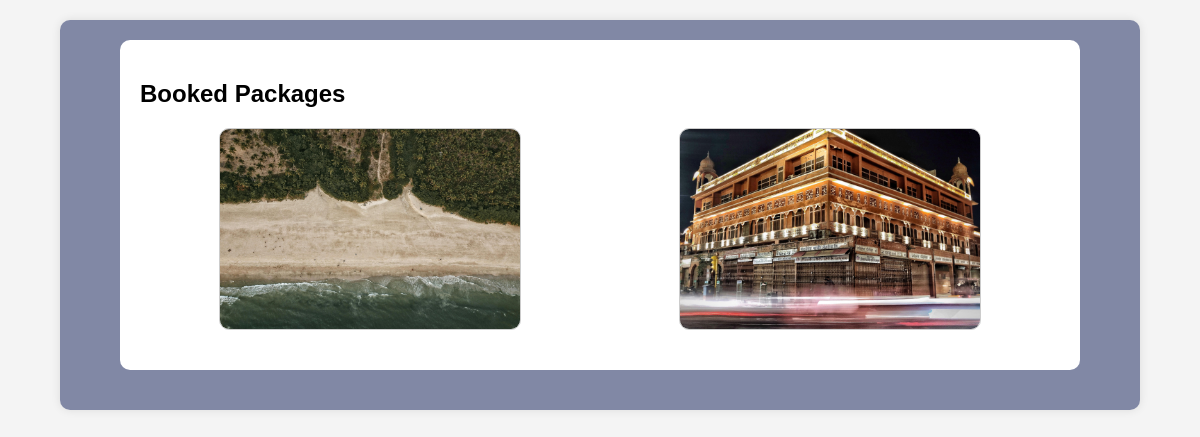
The page /Customer/bookedPakages.php?phoneNumber=7620955357 on the database its author committed.
### tables this page shows
create table Books( BId varchar(20) ,Cid int , primary key (BId,Cid),
foreign key (BId) references BookingPackage(BookingId) ON delete cascade,foreign key (Cid) references CustomerDetails(Cid) ON delete cascade, no_of_tourists int,total_amt double(10,2));

create table BookingPackage(BookingId VARCHAR(20) PRIMARY KEY ,StartDt DATE,EndDt DATE,TypeOfTrip ENUM("Business","Family","Religious"),Location VARCHAR(50),Price DOUBLE(10,2));

### Customer/bookedPakages.php (the view, shortened to what this page needs)
<!DOCTYPE html>
<html lang="en">
<head>
</head>
<body>
    <div class="container">
        <?php include 'connection.php'; ?>
        <?php
        if (isset($_GET['phoneNumber'])) {
            $phoneNumber = $_GET['phoneNumber'];
            $sql = "SELECT * FROM CustomerDetails WHERE Cphno = '$phoneNumber'";
            $result = $connection->query($sql);
            if ($result->num_rows > 0) {
                $row = $result->fetch_assoc();
                $customerId = $row['Cid'];
                $bookedPackagesQuery = "SELECT BookingPackage.*, Books.BId FROM BookingPackage JOIN Books ON BookingPackage.BookingId = Books.BId WHERE Books.Cid = '$customerId'";
                $bookedPackagesResult = $connection->query($bookedPackagesQuery);
                if ($bookedPackagesResult->num_rows > 0) {
                    echo "<div class='package-container'>";
                    echo "<h2>Booked Packages</h2>";
                    echo "<div class='card-container'>";
                    while ($bookedPackageRow = $bookedPackagesResult->fetch_assoc()) {
                        echo "<div class='card' data-destination='" . $bookedPackageRow['Location'] . "'>";
                        echo "<img src='Images/" . $bookedPackageRow['Location'] . ".jpg' alt='" . $bookedPackageRow['Location'] . "'>";
                        echo "</div>";
                    }
                    echo "</div>";
                    echo "</div>";
                } else {
                    echo "<p>No packages booked yet.</p>";
                }
            } else {
                echo "No user found with the provided phone number.";
            }
        } else {
            echo "Phone number not provided.";
        }
        ?>
    </div>
</body>
</html>

### Customer/bookedPakages.php (style rules this page uses)
.container { width: 80%; margin: 20px auto; background-color: rgba(16, 30, 88, 0.5); border-radius: 10px; overflow: hidden; box-shadow: 0 0 10px rgba(0, 0, 0, 0.1); padding: 20px 5%; }
.profile-section, .package-container { background-color: #fff; border-radius: 10px; margin-bottom: 20px; padding: 20px; }
.card-container { display: flex; justify-content: space-around; flex-wrap: wrap; margin-top: 20px; }
.card { position: relative; width: 300px; height: 200px; border: 1px solid #ccc; border-radius: 10px; overflow: hidden; margin-bottom: 20px; }
.card img { width: 100%; height: 100%; object-fit: cover; transition: opacity 0.5s ease; }

### rows shown on the page
books: shows a picture
books: BId.Location (picture)
